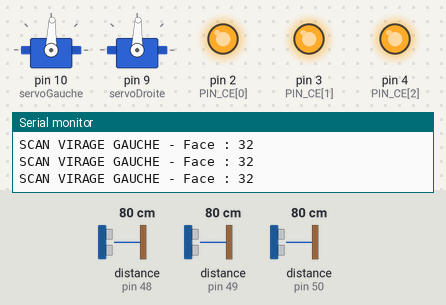
Bench run of a sketch on a simulated Arduino Uno, built with avr-gcc and run on an emulated ATmega328P. On the bench: 2 × servo, output pins drawn as LEDs (lit = HIGH), the last lines printed to the serial monitor. The inputs (shaded band) are chosen by the test bench; at power-on: distance to the obstacle (sensors on pin 49, pin 48, pin 50) 80 cm.

Above: at 11.5 s.
11.6 s: distance to the obstacle (sensor on pin 49) set to 18 cm
At 13.0 s:
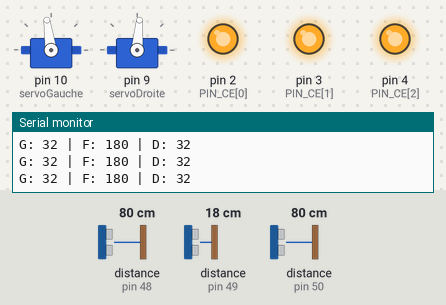
13.3 s: distance to the obstacle (sensor on pin 48) set to 9 cm
At 14.5 s:
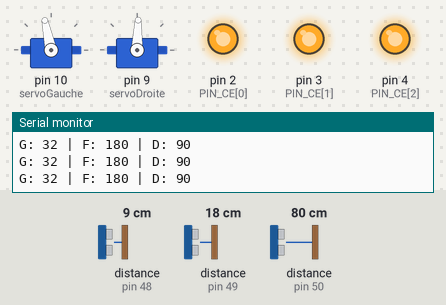
14.9 s: distance to the obstacle (sensor on pin 50) set to 9 cm
At 15.8 s:
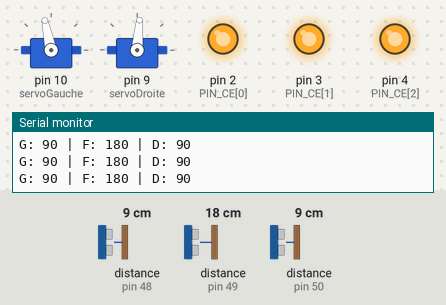
16.4 s: distance to the obstacle (sensor on pin 48) set to 2 cm
At 17.2 s:
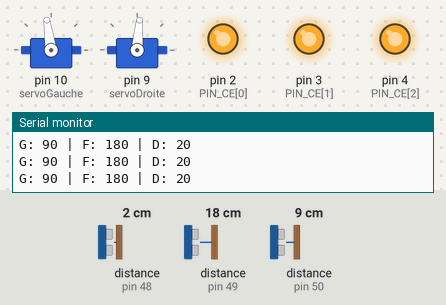
18.0 s: distance to the obstacle (sensor on pin 48) set to 18 cm
At 18.5 s:
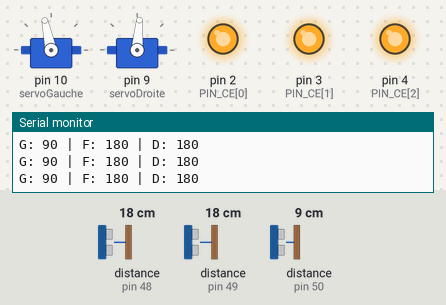
19.6 s: distance to the obstacle (sensor on pin 49) set to 9 cm
21.1 s: distance to the obstacle (sensor on pin 49) set to 6 cm
At 22.3 s:
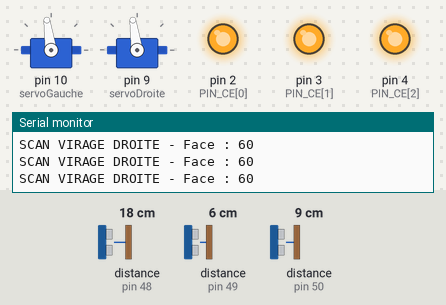
Timing chart, 0 to 23.8 s (numbered marks = the images above; inputs shaded):
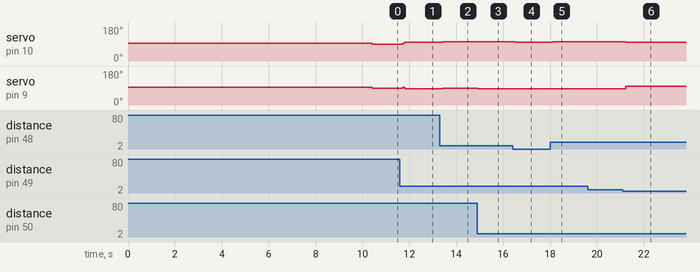

Measured:
- the behaviour switches between 8 and 7 cm on distance to the obstacle (sensor on pin 49) (found by bisection; images 5 and 6)
- after the input at 11.6 s, servo on pin 10 (servoGauche): 88° → 93° after 0.11 s, → 98° 0.10 s later; servo on pin 9 (servoDroite): 88° → 93° after 0.11 s, → 85° 0.10 s later
- after the input at 13.3 s, servo on pin 10 (servoGauche): 98° → 102° after 0.11 s; servo on pin 9 (servoDroite): 85° → 88° after 0.11 s
- after the input at 14.9 s, servo on pin 9 (servoDroite): 88° → 85° at once
- after the input at 16.4 s, servo on pin 10 (servoGauche): 102° → 98° after 0.12 s
- after the input at 18.0 s, servo on pin 10 (servoGauche): 98° → 102° after 0.12 s
- after the input at 21.1 s, servo on pin 10 (servoGauche): 102° → 98° after 0.13 s; servo on pin 9 (servoDroite): 85° → 98° after 0.13 s

The sketch:

Codes_Robot_Fonctionnel.ino
```cpp
#include <Wire.h>
#include "Adafruit_VL6180X.h"
#include "moteurs.h"

#define nb_capteurs 3

// --- PARAMÈTRES DE NAVIGATION À AJUSTER ---
#define SEUIL_MUR_FACE 80          // Distance (mm) pour détecter un mur frontal et déclencher le virage
#define SEUIL_CORRECTION_GAUCHE 45 // Distance (mm) min avec le mur gauche avant de corriger la trajectoire
#define SEUIL_CORRECTION_DROITE 45 // Distance (mm) min avec le mur droit avant de corriger la trajectoire
#define SEUIL_COULOIR_LIBRE 100    // Distance (mm) frontale requise pour considérer que le virage est terminé
// ------------------------------------------

#define CAPTEUR_GAUCHE 2
#define CAPTEUR_FACE   1
#define CAPTEUR_DROITE 0

Adafruit_VL6180X capteurs[nb_capteurs] = {
  Adafruit_VL6180X(), Adafruit_VL6180X(), Adafruit_VL6180X()
};

const int PIN_CE[nb_capteurs] = { 2, 3, 4 };
const uint8_t ADRESSES_I2C[nb_capteurs] = { 0x30, 0x31, 0x32 };

struct DonneesCapteur {
  uint8_t distance;
  uint8_t statut;
};

DonneesCapteur valeurs_capteurs[nb_capteurs];

enum EtatRobot {
  AVANCER,
  TOURNER_DROITE,
  TOURNER_GAUCHE
};

EtatRobot etatActuel = AVANCER;
unsigned long tempsDebutVirage = 0;

unsigned long derniereLectureCapteurs = 0;
const unsigned long INTERVALLE_CAPTEURS = 30;

void setup() {
  Serial.begin(115200);
  while (!Serial) delay(1);

  init_moteurs();

  for (int i = 0; i < nb_capteurs; i++) {
    pinMode(PIN_CE[i], OUTPUT);
    digitalWrite(PIN_CE[i], LOW);
  }
  delay(10);

  for (int i = 0; i < nb_capteurs; i++) {
    digitalWrite(PIN_CE[i], HIGH);
    delay(100);
    if (capteurs[i].begin()) {
      capteurs[i].setAddress(ADRESSES_I2C[i]);
    }
  }
  Serial.println("Robot Pret !");
  arreter();
  delay(10000);
}

void loop() {
  unsigned long tempsActuel = millis();

  // On effectue les lectures I2C dans TOUS les états, toutes les 30ms
  if (tempsActuel - derniereLectureCapteurs >= INTERVALLE_CAPTEURS) {
    derniereLectureCapteurs = tempsActuel;
    lire_capteurs();

    uint8_t dist_gauche = valeurs_capteurs[CAPTEUR_GAUCHE].distance;
    uint8_t dist_face   = valeurs_capteurs[CAPTEUR_FACE].distance;
    uint8_t dist_droite = valeurs_capteurs[CAPTEUR_DROITE].distance;

    switch (etatActuel) {

      case AVANCER:
        {
          Serial.print("G: "); Serial.print(dist_gauche);
          Serial.print(" | F: "); Serial.print(dist_face);
          Serial.print(" | D: "); Serial.println(dist_droite);

          if (dist_face < SEUIL_MUR_FACE) {
            arreter();

            if (dist_droite > dist_gauche) {
              Serial.println("ACTION : DEBUT VIRAGE DROITE");
              demarrer_tourner_droite();
              tempsDebutVirage = tempsActuel;
              etatActuel = TOURNER_DROITE;
            } else {
              Serial.println("ACTION : DEBUT VIRAGE GAUCHE");
              demarrer_tourner_gauche();
              tempsDebutVirage = tempsActuel;
              etatActuel = TOURNER_GAUCHE;
            }
          }
          else {
            if (dist_droite < SEUIL_CORRECTION_DROITE) {
              avancer(true, false);  // Correction gauche
            } else if (dist_gauche < SEUIL_CORRECTION_GAUCHE) {
              avancer(false, true);  // Correction droite
            } else {
              avancer(false, false); // Tout droit
            }
          }
          break;
        }

      case TOURNER_DROITE:
        {
          // Affiche ce que voit le capteur avant PENDANT qu'il tourne
          Serial.print("SCAN VIRAGE DROITE - Face : "); Serial.println(dist_face);

          // Condition de fin : on a tourné au moins 300ms ET la voie s'est libérée
          if (tempsActuel - tempsDebutVirage > 300 && dist_face > SEUIL_COULOIR_LIBRE) {
            Serial.println("ALIGNEMENT REUSSI -> AVANCER");
            arreter();
            etatActuel = AVANCER;
          }
          break;
        }

      case TOURNER_GAUCHE:
        {
          Serial.print("SCAN VIRAGE GAUCHE - Face : "); Serial.println(dist_face);

          if (tempsActuel - tempsDebutVirage > 300 && dist_face > SEUIL_COULOIR_LIBRE) {
            Serial.println("ALIGNEMENT REUSSI -> AVANCER");
            arreter();
            etatActuel = AVANCER;
          }
          break;
        }
    }
  }
}

void lire_capteurs() {
  for (int i = 0; i < nb_capteurs; i++) {
    uint8_t distance_brute = capteurs[i].readRange();
    valeurs_capteurs[i].statut = capteurs[i].readRangeStatus();

    if (valeurs_capteurs[i].statut == VL6180X_ERROR_NONE) {
      valeurs_capteurs[i].distance = distance_brute;
    } else {
      valeurs_capteurs[i].distance = 255;
    }
  }
}
```

moteurs.h
```cpp
#ifndef MOTEURS_H
#define MOTEURS_H

#include <Servo.h>

Servo servoGauche;
Servo servoDroite;

#define SIGNAL_ARRET 1500

void init_moteurs() {
  servoGauche.attach(10);
  servoDroite.attach(9);
  servoGauche.writeMicroseconds(SIGNAL_ARRET);
  servoDroite.writeMicroseconds(SIGNAL_ARRET);
}

void arreter() {
  servoGauche.writeMicroseconds(SIGNAL_ARRET);
  servoDroite.writeMicroseconds(SIGNAL_ARRET);
}

void avancer(bool correction_gauche = false, bool correction_droite = false) {
  if (correction_gauche) {
    // CORRECTION DOUCE vers la gauche (on ralentit la roue gauche)
    servoGauche.writeMicroseconds(1550);
    servoDroite.writeMicroseconds(1420);
  }
  else if (correction_droite) {
    // CORRECTION DOUCE vers la droite (on ralentit la roue droite)
    // On conserve la nouvelle puissance augmentée de la roue gauche
    servoGauche.writeMicroseconds(1600);
    servoDroite.writeMicroseconds(1450);
  }
  else {
    // Ligne droite : Roue gauche boostée à 1600 pour contrer la dérive à gauche
    servoDroite.writeMicroseconds(1420);
    servoGauche.writeMicroseconds(1600);
  }
}

void demarrer_tourner_droite() {
  servoGauche.writeMicroseconds(1550);
  servoDroite.writeMicroseconds(1550);
}

void demarrer_tourner_gauche() {
  servoGauche.writeMicroseconds(1450);
  servoDroite.writeMicroseconds(1450);
}

#endif
```
